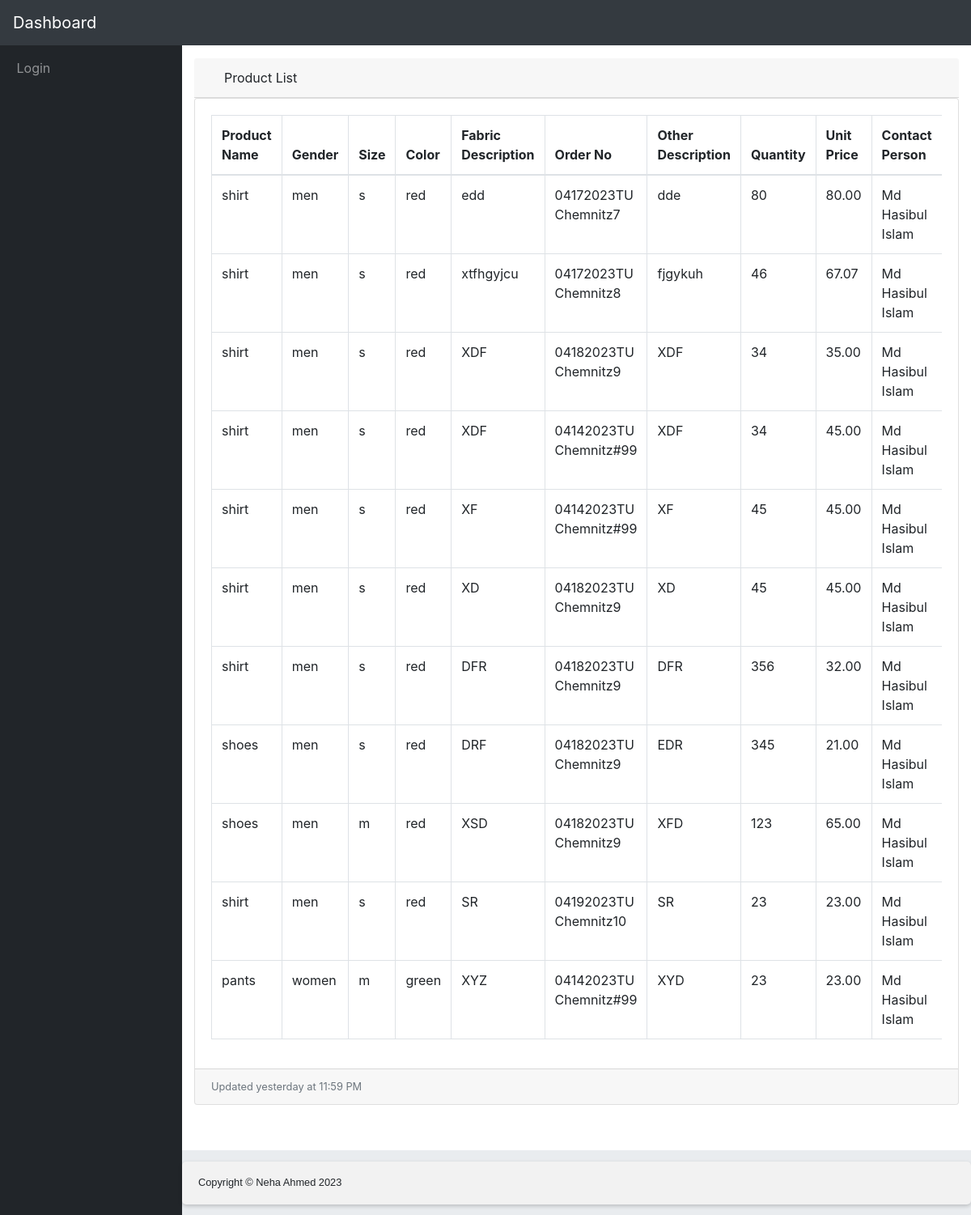
The app's page /product/ with its own data.
### product/models.py (models this page shows, shortened)
class Product(models.Model):
    PRODUCT_CHOICES = [
        ('shirt', 'Shirt'),
        ('pants', 'Pants'),
        ('shoes', 'Shoes'),
    ]
    GENDER_CHOICES = [
        ('men', 'Men'),
        ('women', 'Women'),
        ('unisex', 'Unisex'),
    ]
    SIZE_CHOICES = [
        ('s', 'S'),
        ('m', 'M'),
        ('l', 'L'),
    ]
    COLOR_CHOICES = [
        ('red', 'Red'),
        ('green', 'Green'),
        ('blue', 'Blue'),
    ]
    REGION_CHOICES = [
        ('A', 'Asia'),
        ('US', 'USA'),
        ('EU', 'Europe'),
    ]
    product_name = models.CharField(choices=PRODUCT_CHOICES, max_length=50, default="shirt")
    gender = models.CharField(choices=GENDER_CHOICES, max_length=10, default="men")
    size_chart = models.CharField(choices=SIZE_CHOICES, max_length=5,default="s")
    color_chart = models.CharField(choices=COLOR_CHOICES, max_length=10, default="Asia")
    region_chart = models.CharField(choices=REGION_CHOICES, max_length=10, default="red")
    fabric_description = models.TextField()
    order_no = models.CharField(max_length=50)
    other_descriptions = models.TextField()
    quantity = models.PositiveIntegerField()
    unit_price = models.DecimalField(max_digits=10, decimal_places=2)
    contact_person = models.CharField(max_length=100)

### product/views.py (the view)
# urls.py: path('', views.product_list, name='product_list'),
def product_list(request):
    products = Product.objects.all()
    context = {
        'products': products
    }
    return render(request, 'products/product_list.html', context)

### templates/products/product_list.html (shortened to what this page needs)
{% extends 'base.html' %}
{% block content %}
<div class="row">
  <div class="col-xl-12 col-sm-12 mb-12">
      <div class="card-header">
        <i class="fas fa-table"></i>
        Product List</div>
        <div class="card mb-3">
      <div class="card-body">
        <div class="table-responsive">
          <table class="table table-bordered" id="dataTable" width="100%" cellspacing="0">
            <thead>
              <tr>
                <th>Product Name</th>
                <th>Gender</th>
                <th>Size</th>
                <th>Color</th>
                <th>Fabric Description</th>
                <th>Order No</th>
                <th>Other Description</th>
                <th>Quantity</th>
                <th>Unit Price</th>
                <th>Contact Person</th>
              </tr>
            </thead>
            <tbody>
              {% for product in products %}
              <tr>
                <td>{{ product.product_name }}</td>
                <td>{{ product.gender }}</td>
                <td>{{ product.size_chart }}</td>
                <td>{{ product.color_chart }}</td>
                <td>{{ product.fabric_description }}</td>
                <td>{{ product.order_no }}</td>
                <td>{{ product.other_descriptions }}</td>
                <td>{{ product.quantity }}</td>
                <td>{{ product.unit_price }}</td>
                <td>{{ product.contact_person }}</td>
              </tr>
              {% empty %}
              <tr>
                <td colspan="12">No product available.</td>
              </tr>
              {% endfor %}
            </tbody>
          </table>
        </div>
      </div>
      <div class="card-footer small text-muted">Updated yesterday at 11:59 PM</div>
    </div>
      <div class="card-body">
    </div>
  </div>
</div>
{% endblock %}

### static/css/form-css.css (style rules this page uses)
* { box-sizing: border-box; }

### records on screen
Product: product_name "shirt", gender "men", size_chart "s", color_chart "red", fabric_description "edd", order_no "04172023TU Chemnitz7", other_descriptions "dde", quantity "80", unit_price "80.00", contact_person "Md Hasibul Islam"
Product: product_name "shirt", gender "men", size_chart "s", color_chart "red", fabric_description "xtfhgyjcu", order_no "04172023TU Chemnitz8", other_descriptions "fjgykuh", quantity "46", unit_price "67.07", contact_person "Md Hasibul Islam"
Product: product_name "shirt", gender "men", size_chart "s", color_chart "red", fabric_description "XDF", order_no "04182023TU Chemnitz9", other_descriptions "XDF", quantity "34", unit_price "35.00", contact_person "Md Hasibul Islam"
Product: product_name "shirt", gender "men", size_chart "s", color_chart "red", fabric_description "XDF", order_no "04142023TU Chemnitz#99", other_descriptions "XDF", quantity "34", unit_price "45.00", contact_person "Md Hasibul Islam"
Product: product_name "shirt", gender "men", size_chart "s", color_chart "red", fabric_description "XF", order_no "04142023TU Chemnitz#99", other_descriptions "XF", quantity "45", unit_price "45.00", contact_person "Md Hasibul Islam"
Product: product_name "shirt", gender "men", size_chart "s", color_chart "red", fabric_description "XD", order_no "04182023TU Chemnitz9", other_descriptions "XD", quantity "45", unit_price "45.00", contact_person "Md Hasibul Islam"
Product: product_name "shirt", gender "men", size_chart "s", color_chart "red", fabric_description "DFR", order_no "04182023TU Chemnitz9", other_descriptions "DFR", quantity "356", unit_price "32.00", contact_person "Md Hasibul Islam"
Product: product_name "shoes", gender "men", size_chart "s", color_chart "red", fabric_description "DRF", order_no "04182023TU Chemnitz9", other_descriptions "EDR", quantity "345", unit_price "21.00", contact_person "Md Hasibul Islam"
Product: product_name "shoes", gender "men", size_chart "m", color_chart "red", fabric_description "XSD", order_no "04182023TU Chemnitz9", other_descriptions "XFD", quantity "123", unit_price "65.00", contact_person "Md Hasibul Islam"
Product: product_name "shirt", gender "men", size_chart "s", color_chart "red", fabric_description "SR", order_no "04192023TU Chemnitz10", other_descriptions "SR", quantity "23", unit_price "23.00", contact_person "Md Hasibul Islam"
Product: product_name "pants", gender "women", size_chart "m", color_chart "green", fabric_description "XYZ", order_no "04142023TU Chemnitz#99", other_descriptions "XYD", quantity "23", unit_price "23.00", contact_person "Md Hasibul Islam"
